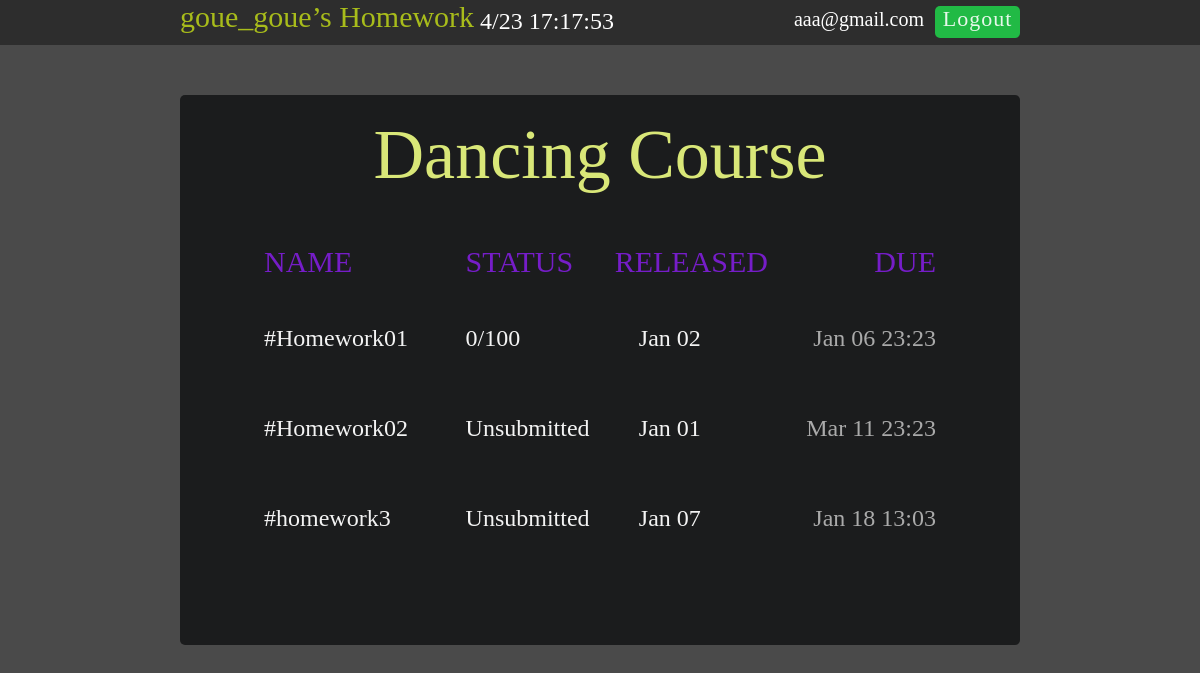
The page /student_b.php?classname=Dancing Course (signed in) on the database its author committed.
### tables this page shows
CREATE TABLE `studenthomework` (
  `homeworkid` varchar(40) NOT NULL,
  `studentemail` varchar(20) NOT NULL,
  `classname` varchar(40) NOT NULL,
  `homeworkname` varchar(20) NOT NULL,
  `STATUS` varchar(20) NOT NULL
);

CREATE TABLE `homework` (
  `id` varchar(40) NOT NULL,
  `classname` varchar(40) NOT NULL,
  `homeworkname` varchar(40) NOT NULL,
  `RELEASED` varchar(40) NOT NULL,
  `DUE` varchar(40) NOT NULL,
  `link1` varchar(20) NOT NULL,
  `link2` varchar(20) NOT NULL,
  `link3` varchar(20) NOT NULL,
  `link4` varchar(20) NOT NULL,
  `link5` varchar(20) NOT NULL,
  `link6` varchar(20) NOT NULL,
  `link7` varchar(20) NOT NULL,
  `link8` varchar(20) NOT NULL,
  `link9` varchar(20) NOT NULL,
  `link10` varchar(20) NOT NULL
);

### connMysql.php (called while the page is built, shortened)
<?php
function datea($time){
	$m=substr($time,5,2);
	$d=substr($time,8,2);
	switch($m){
		case "01":
			$date="Jan";
			break;
		case "03":
			$date="Mar";
			break;
	}
	$date=$date."&nbsp".$d;
	return $date;
}
function dateaa($time,$date){
	$h=substr($time,11,5);
	$date=$date."&nbsp".$h;
	return $date;
}
function ifdate($time){
	if(substr($time,0,1)==0)
		return substr($time,1,1);
	else
		return substr($time,0,2);
}
function sumdate($m,$d,$h){
	$sum=((($m*30)+$d)*24)+$h;
	return $sum;
}
function dateb($starttime,$endtime){
	$sm=ifdate(substr($starttime,5,2));
	$sd=ifdate(substr($starttime,8,2));
	$sh=ifdate(substr($starttime,11,2));
	$em=ifdate(substr($endtime,5,2));
	$ed=ifdate(substr($endtime,8,2));
	$eh=ifdate(substr($endtime,11,2));
	$nm=ifdate(date("m"));
	$nd=ifdate(substr(date("Y-m-dTH",mktime(date("H")+7)),8,2));
	$nh=ifdate(date("H",mktime(date("H")+7)));
	$ssum=sumdate($sm,$sd,$sh);
	$esum=sumdate($em,$ed,$eh);
	$nsum=sumdate($nm,$nd,$nh);
	$sum=(($esum-$nsum)/($esum-$ssum))*100;
	return $sum;
}
?>

### student_b.php (the view, shortened to what this page needs)
<!doctype html>
<html lang="en">
<head>
	<link rel="stylesheet" href="css\student_b.css" type="text/css">
</head>
<body onload="ShowTime()">
<?php
	include("connMysql.php");
?>
	<div class="head">
<a href="student_a.php"><span class="head-a">goue_goue’s Homework</span></a>
		<span class="head-b" id="showbox"></span>
<?php
		echo "<span class='head-c'>".$_COOKIE["email"]."</span>";
?>
		<a href="login.php"><div class="head-dd">Logout</div></a>
	</div>
<?php
	$classname=$_GET["classname"];
	$sql="SELECT `classname` FROM `studenthomework` WHERE `classname`='".$classname."' AND `studentemail`='".$_COOKIE["email"]."'";
	$result=@mysqli_query($link,$sql);
	$table=mysqli_num_rows($result);
	$height=$table*90+280;
		echo "<div class='table' style='height:".$height."px;'>";
		echo "<div class='table-a'>".$classname."</div>";
?>
		<div class="table2">
			<span class="table2_a">NAME</span>
			<span class="table2_b">STATUS</span>
			<span class="table2_c">RELEASED</span>
			<span class="table2_d">DUE</span>
		</div>
<?php
	for($i=0;$i<$table;$i++)
	{
		$id=$i+1;
		$sql="SELECT * FROM `studenthomework` WHERE `homeworkid`='".$_COOKIE["email"].$classname.$id."' ORDER BY 'homeworkid' DESC";
		$result=mysqli_query($link,$sql);
		$row = mysqli_fetch_assoc($result);
		$rowhomeworkid[$i][0]=$row['homeworkname'];
		$rowhomeworkid[$i][1]=$row['STATUS'];
		$sql="SELECT * FROM `homework` WHERE `id`='".$classname.$id."' ORDER BY 'id' DESC";
		$result=mysqli_query($link,$sql);
		$row = mysqli_fetch_assoc($result);
		$rowclasshomeworkid[$i][0]=$row['RELEASED'];
		$rowclasshomeworkid[$i][1]=$row['DUE'];
	}
		for($i=0;$i<$table;$i++)
		{
			$a=$i*90+230;
			$ch[$i]=$classname."!".$rowhomeworkid[$i][0];
			$b=dateb($rowclasshomeworkid[$i][0],$rowclasshomeworkid[$i][1]);
			$qq="";
			if($rowhomeworkid[$i][1]=="Submitted")
				$sstyle="style='color:#61f314;'";
			else if($rowhomeworkid[$i][1]=="Unsubmitted")
				$sstyle="style='color:#ff0000;'";
			else
			{
				$qq="/100";
			}
			if($b<=0)
			{
			echo "<a href='go.php?ch=".$ch[$i]."'><div class='table_1' style='top:".$a."px;'>#".$rowhomeworkid[$i][0]."
			<span class='table_1b'>".$rowhomeworkid[$i][1].$qq."</span>
			<span class='table_1c'>".datea($rowclasshomeworkid[$i][0])."</span>
				<span class='table_1ee'>".dateaa($rowclasshomeworkid[$i][1],datea($rowclasshomeworkid[$i][1]))."</span>
			</div></a>";
			}
		}
?>
		<div class="end"></div>
	</div>
</body>
</html>

### css/student_b.css (style rules this page uses)
html,body { padding: 0; margin: 0; }
body { background-color:#4a4a4a; font-family:Comic Sans MS; }
.head { height:45px; width:100%; background:#2d2d2d; }
.head-a { position:absolute; left:15%; font-size:30px; color:#a8bc1b; }
.head-b { position:absolute; top:1%; left:40%; font-size:24px; color:#ffffff; }
.head-c { position:absolute; top:1%; right:23%; font-size:20px; color:#ffffff; }
.head-dd { position:absolute; top:0.7%; right:15%; height:32px; width:85px; background:#21ba45; border-radius:5px; color:#e7f8eb; font-size:22px; text-align:center; letter-spacing:1px; }
.table { position: absolute; width:70%; margin:50px 0 0 15%; background:#1b1c1d; border-radius:5px; }
.table-a { position:absolute; font-size:70px; width:100%; color:#d9e778; margin:20px 0 0 0; text-align:center; }
.table2 { position:absolute; font-size:30px; color:#761dc8; height:30px; width:100%; top:150px; }
.table2_a { position:absolute; left:10%; }
.table2_b { position:absolute; left:34%; }
.table2_c { position:absolute; right:30%; }
.table2_d { position:absolute; right:10%; }
.table_1 { position:absolute; height:40px; width:80%; left:10%; font-size:24px; color:#f3f3f3; }
.table_1b { position:absolute; left:30%; }
.table_1c { position:absolute; right:35%; }
.table_1ee { position:absolute; right:0; color:#aaaaaa; }
.end { position:absolute; height:70px; width:100%; top:100%; }

### rows shown on the page
studenthomework: homeworkname "Homework01", STATUS "0", STATUS "/100"
homework: RELEASED "Jan 02", DUE "Jan 06 23:23"
studenthomework: homeworkname "Homework02", STATUS "Unsubmitted"
homework: RELEASED "Jan 01", DUE "Mar 11 23:23"
studenthomework: homeworkname "homework3", STATUS "Unsubmitted"
homework: RELEASED "Jan 07", DUE "Jan 18 13:03"

### other values the page prints
$_COOKIE["email"] "aaa@gmail.com"
$classname "Dancing Course"
